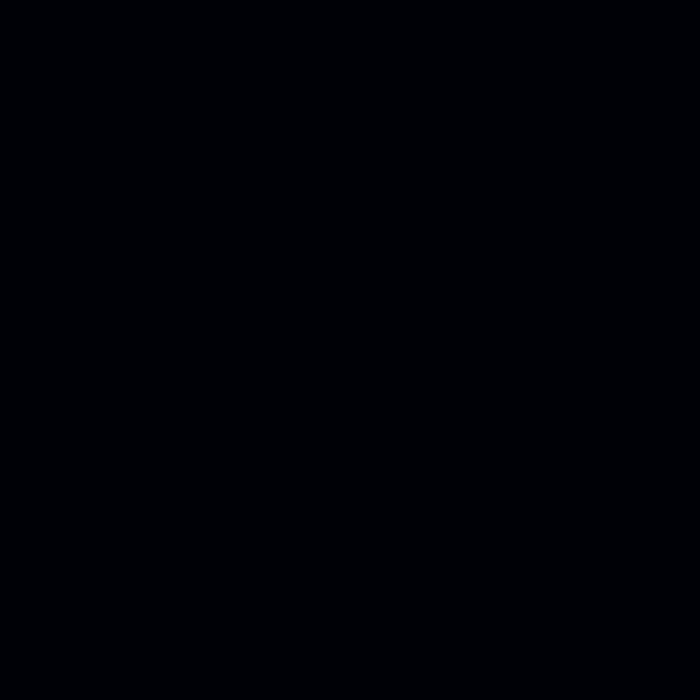
Frame 1 (no input)
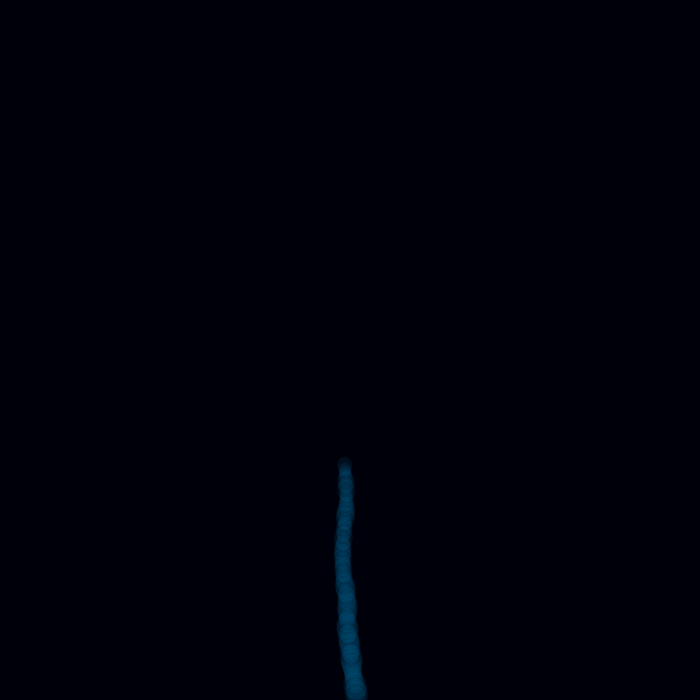
Frame 60 (no input)
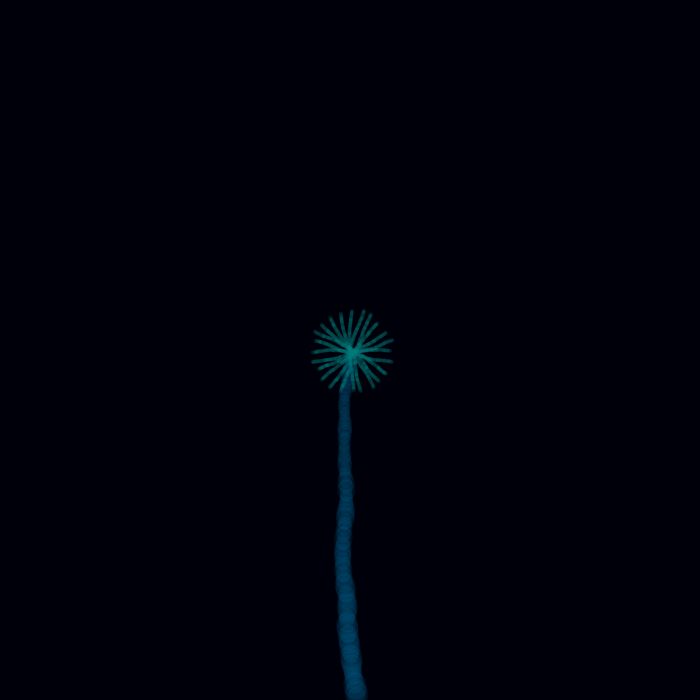
Frame 120 (the mouse pressed at the canvas centre since frame 60)

The p5.js sketch that drew these frames (run headless with seeded random() and noise() and a simulated clock; from frame 60 on, the mouse is pressed at the canvas centre):

// p5.js sketch
// ── sketch.js

//controller parameters
// divisions in degrees
let degRes = 15;
// levels of repetition
let level = 1;
// maximum levels of repetition
let maxLevel = 8;

// petals array and nother arrays for checking finished petals
let petals = [];
let checks = [];

// change in x, y for the stalk
let stalkY = 0;
let stalkX = 0;
// previous change in x, y for the stalk
let pStalk, prevPStalk;

let generatePetals = true;

function setup() {
  createCanvas(700, 700);
  background(0, 0, 10);
  pStalk = createVector(width / 2, height);
  prevPStalk = createVector(width / 2, height);
}

function draw() {
  drawStalk();
  drawPetals(level);
  if (petals.length > 0 && level < maxLevel) {
    if (!checks.includes(false)) {
      level++;
      petals = [];
      generatePetals = true;
    }
  }
}

/**
 * draws the stalk from the bottom of the canvas
 */
function drawStalk() {
  if (stalkY < height / 2) {
    pStalk.x = width / 2 + map(noise(stalkX), 0, 1, -1, 1) * 20;
    pStalk.y = height - stalkY;
    let sw = random(20, 30) * pStalk.y * 0.0012;
    stroke(0, 140, 200, 25);
    strokeWeight(sw);
    if (frameCount > 1) {
      line(prevPStalk.x, prevPStalk.y, pStalk.x, pStalk.y);
    }
    prevPStalk = pStalk.copy();
    stalkY += 4;
    stalkX += 0.02;
  }
}

/**
 * creates a petals array for every level, updates and renders the petals
 * it also checks for the finished petals
 */
function drawPetals() {
  if (stalkY >= height / 2 && generatePetals) {
    generatePetals = false;
    rndA = random(0, PI);
    for (let ra = rndA; ra < rndA + TWO_PI - radians(degRes) / 2; ra += radians(degRes)) {
      petals.push(new Petal(pStalk, ra));
    }
  }
  checks = [];
  for (let petal of petals) {
    petal.update();
    petal.render();
    checks.push(petal.finished);
  }
}



// ── Petal.js
class Petal {
    constructor(v, ra) {
        // start coordinates
        this.strX = v.x;
        this.strY = v.y;
        // the moving points that create the lines
        this.p = v.copy();
        this.prevP = createVector(this.strX, this.strY);
        // change in x coordinate
        this.dx = 0;
        // angle of rotation og each petal
        this.ra = ra % TWO_PI;
        // the value of the color of the petal
        this.col = 120 + 10 * level;
        // stroke weight
        this.sw = map(level, 1, maxLevel, 4, 6);
        // parameters for sin(), cos() and noise()
        this.t1 = random(TWO_PI);
        this.t2 = random(TWO_PI);
        // rotation coordinates for the current and the previous x and y coordinates
        this.rotX = this.strX;
        this.rotY = this.strY;
        this.pRotX = this.strX;
        this.pRotY = this.strY;
        // the location of the flowers
        this.flowerX = this.strX;
        this.flowerY = this.strY;

        this.drawPetal = true;
        this.finished = false;
        // calculating the length
        if (this.ra >= radians(40) && this.ra <= radians(140)) {
            this.len = map(level, 0, maxLevel, 280, 40) * 0.7 + random(50);
        } else {
            this.len = map(level, 0, maxLevel, 280, 40) + random(50);
        }
    }

    update() {
        if (this.dx <= this.len) {
            // update the location of the points of each line
            this.prevP.x = this.p.x;
            this.prevP.y = this.p.y;
            this.p.x = this.dx + map(noise(this.t2), 0, 1, -1, 1) * 2 + map(noise(this.p.x, this.p.y), 0, 1, -1, 1) + 0.5 * cos(this.t1)
            this.p.y = 2 * sin(this.t1) + map(noise(this.t1), 0, 1, -1, 1);
            // update the parameters of the equations above
            this.dx += random(0.5, 2);
            this.t1 += random(0.05, 0.15);
            this.t2 += random(0.15, 0.3);
            this.sw -= this.sw * 0.001;
            // rotate by the rotation matrix and update previous values
            this.pRotX = this.rotX;
            this.pRotY = this.rotY;
            this.flowerX = this.rotX;
            this.flowerY = this.rotY
            this.rotX = (this.p.x * cos(this.ra) - this.p.y * sin(this.ra)) + this.strX;
            this.rotY = (this.p.x * sin(this.ra) + this.p.y * cos(this.ra)) + this.strY;

        } else {
            this.finished = true;
        }
    }

    render() {
        if (this.dx <= this.len) {
            strokeWeight(this.sw);
            stroke(0, this.col, this.col, 50);
            if (this.dx > 2) {
                line(this.pRotX, this.pRotY, this.rotX, this.rotY);
            }
        } else {
            if (this.drawPetal) {
                this.drawPetal = false;
                push()
                translate(this.flowerX, this.flowerY);
                noStroke();
                let transparency = map(level, 1, maxLevel, 25, 35);
                fill(this.col + 50, 0, 36, transparency);
                for (let i = 0; i < 10; i++) {
                    rotate(this.ra + i * TWO_PI / 10);
                    ellipse(random(-2, 2), random(-2, 2), random(5, 10) * (1 + (level / maxLevel)), random(11, 18) * (1 + (level / maxLevel)));
                }
                fill(this.col, 150)
                circle(0, 0, random(5, 8));
                pop();
            }
        }
    }
}
